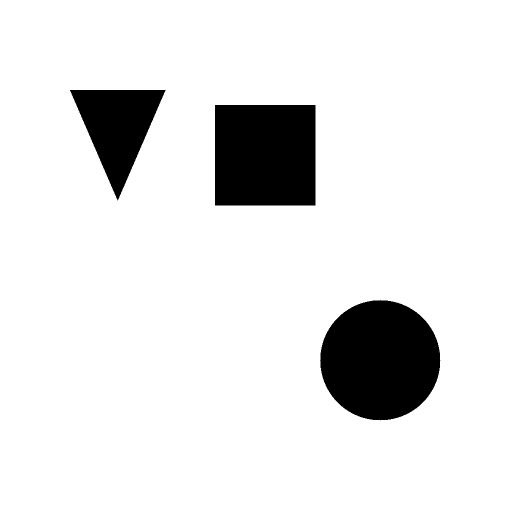
//> input picture 底层算法演示/距离变换/assets/binary.png, 1024 x 1024 px (shown at 1/2 size)
$ ./distance_transform -i=../assets/binary.png   (built with g++ and OpenCV 4)
//> lines starting //> are read from the running program, lines starting //| are printed output that depends on the picture; after the words box and inside, x2 and y2 are one past the last pixel; in counts of white or black regions, pixels touching at a corner belong together
/**
 * @file    distance_transform.cpp
 * @brief   距离变换演示：计算每个前景像素到最近背景像素的距离，并对比三种距离度量。
 * @details 流程：二值化 -> 计算距离变换 -> 归一化显示 -> 由距离峰值提取前景种子（配合分水岭）。
 * @note    依赖：OpenCV 4.x（core / imgproc / imgcodecs / highgui）
 *          DIST_L2 给出欧氏距离，是对「物体粗细」最直观的度量；
 *          DIST_L1 是城市街区距离，呈菱形扩散；DIST_C 是棋盘距离，呈方形扩散。
 */

#include <algorithm>
#include <iomanip>
#include <iostream>
#include <string>
#include <vector>

#include <opencv2/opencv.hpp>
#include <opencv2/core/utils/filesystem.hpp>

namespace {

const int kPanelWidth = 480;
const int kPanelHeight = 360;
const int kTitleHeight = 30;

/** @brief 在若干候选位置中查找素材，便于从不同工作目录运行。 */
std::string locateAsset(const std::string& fileName)
{
    const std::vector<std::string> candidates = {
        "../../assets/" + fileName, "../assets/" + fileName, "assets/" + fileName};
    for (const auto& path : candidates) {
        if (cv::utils::fs::exists(path)) {
            return path;
        }
    }
    return candidates.front();
}

/** @brief 由素材路径推导输出目录：<demo>/assets/x.png -> <demo>/output。 */
std::string outputDirFor(const std::string& inputPath)
{
    std::string dir = inputPath;
    const size_t slash = dir.find_last_of("/\\");
    dir = (slash == std::string::npos) ? "." : dir.substr(0, slash);
    const size_t slash2 = dir.find_last_of("/\\");
    const std::string leaf = (slash2 == std::string::npos) ? dir : dir.substr(slash2 + 1);
    if (leaf == "assets") {
        dir = (slash2 == std::string::npos) ? "." : dir.substr(0, slash2);
    }
    return dir + "/output";
}

/** @brief 等比缩放并居中留白到固定面板。 */
cv::Mat fitPanel(const cv::Mat& image, const std::string& title)
{
    cv::Mat bgr;
    if (image.channels() == 1) {
        cv::cvtColor(image, bgr, cv::COLOR_GRAY2BGR);
    } else {
        bgr = image;
    }
    const double scale =
        std::min(kPanelWidth / static_cast<double>(bgr.cols),
                 kPanelHeight / static_cast<double>(bgr.rows));
    cv::Mat scaled;
    cv::resize(bgr, scaled, cv::Size(), scale, scale, cv::INTER_AREA);
    cv::Mat panel(kPanelHeight + kTitleHeight, kPanelWidth, CV_8UC3, cv::Scalar(255, 255, 255));
    const int x = (kPanelWidth - scaled.cols) / 2;
    const int y = kTitleHeight + (kPanelHeight - scaled.rows) / 2;
    scaled.copyTo(panel(cv::Rect(x, y, scaled.cols, scaled.rows)));
    cv::putText(panel, title, cv::Point(8, 21), cv::FONT_HERSHEY_SIMPLEX, 0.5,
                cv::Scalar(0, 0, 0), 1, cv::LINE_AA);
    return panel;
}

/** @brief 按列数拼接等尺寸面板。 */
cv::Mat montage(const std::vector<cv::Mat>& panels, int cols)
{
    const int rows = static_cast<int>((panels.size() + cols - 1) / cols);
    cv::Mat canvas(rows * panels[0].rows, cols * panels[0].cols, CV_8UC3, cv::Scalar(255, 255, 255));
    for (size_t i = 0; i < panels.size(); ++i) {
        const int r = static_cast<int>(i) / cols;
        const int c = static_cast<int>(i) % cols;
        panels[i].copyTo(canvas(cv::Rect(c * panels[i].cols, r * panels[i].rows,
                                         panels[i].cols, panels[i].rows)));
    }
    return canvas;
}

/**
 * @brief  把浮点距离图归一化后上色，便于观察距离分布。
 * @param  distance 距离图（CV_32F）。
 * @return BGR 伪彩色图。
 */
cv::Mat distanceView(const cv::Mat& distance)
{
    cv::Mat normalized;
    cv::normalize(distance, normalized, 0, 255, cv::NORM_MINMAX, CV_8U);
    cv::Mat colored;
    cv::applyColorMap(normalized, colored, cv::COLORMAP_JET);
    return colored;
}

}  // namespace

/**
 * @brief  主流程：三种距离度量对比，并由此提取分水岭种子。
 * @param  argc 参数个数。
 * @param  argv 参数列表。
 * @return 0 表示成功，非 0 表示失败。
 */
int main(int argc, char** argv)
{
    const cv::String keys =
        "{help h usage ? |      | 打印帮助信息 }"
        "{i input        |      | 二值图，缺省读取 assets/binary.png }"
        "{o output       |      | 输出图像路径，缺省写入 <目录>/output/distance_transform.png }"
        "{s seedRatio    | 0.5  | 前景种子的阈值，占最大距离的比例 }"
        "{d display      | 0    | 是否弹窗显示 (1=显示, 0=不显示) }";

    cv::CommandLineParser parser(argc, argv, keys);
    parser.about("距离变换演示: DIST_L1 / DIST_L2 / DIST_C 对比与种子提取\n参数请使用 --key=value 形式");
    if (parser.has("help")) {
        parser.printMessage();
        return 0;
    }
    if (!parser.check()) {
        parser.printErrors();
        parser.printMessage();
        return -1;
    }

    std::string inputPath = parser.get<std::string>("input");
    if (inputPath.empty()) {
        inputPath = locateAsset("binary.png");
    }
    const cv::Mat src = cv::imread(inputPath, cv::IMREAD_GRAYSCALE);
//> src: 1024 rows x 1024 cols, CV_8UC1; 89.8% white; 3 black regions, box (x1, y1, x2, y2) and area: (640, 600, 881, 841) 45225, (430, 210, 631, 411) 40401, (140, 180, 331, 401) 21216
    if (src.empty()) {
        std::cerr << "无法读取图像: " << inputPath << std::endl;
        return -1;
    }

    // 步骤 1：二值化。素材是白底黑形状，取反让形状成为前景（距离变换只对非零像素计算）。
    cv::Mat foreground;
    cv::threshold(src, foreground, 127, 255, cv::THRESH_BINARY_INV);

    // 步骤 2：计算距离变换。第三个参数是掩膜尺寸，3 或 5 表示使用 3x3 / 5x5 邻域。
    cv::Mat distanceL1;
    cv::Mat distanceL2;
    cv::Mat distanceC;
    cv::distanceTransform(foreground, distanceL1, cv::DIST_L1, 3);
    cv::distanceTransform(foreground, distanceL2, cv::DIST_L2, 5);
    cv::distanceTransform(foreground, distanceC, cv::DIST_C, 3);

    // 步骤 3：归一化显示。
    const cv::Mat viewL1 = distanceView(distanceL1);
    const cv::Mat viewL2 = distanceView(distanceL2);
//> in distanceView (call 2), `cv::normalize(distance, normalized, 0, 255, cv::NORM_MINMAX, CV_8U);`: normalized: 1024 rows x 1024 cols, CV_8UC1; min 0, max 255, mean 7.5
    const cv::Mat viewC = distanceView(distanceC);
//> in distanceView (call 3), `cv::normalize(distance, normalized, 0, 255, cv::NORM_MINMAX, CV_8U);`:
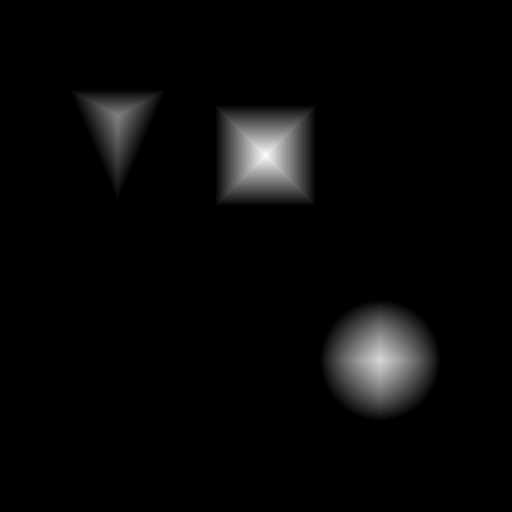
//> normalized: 1024 rows x 1024 cols, CV_8UC1 (shown at 1/2 size); min 0, max 255, mean 7.5
//> in distanceView (call 3), `cv::applyColorMap(normalized, colored, cv::COLORMAP_JET);`:
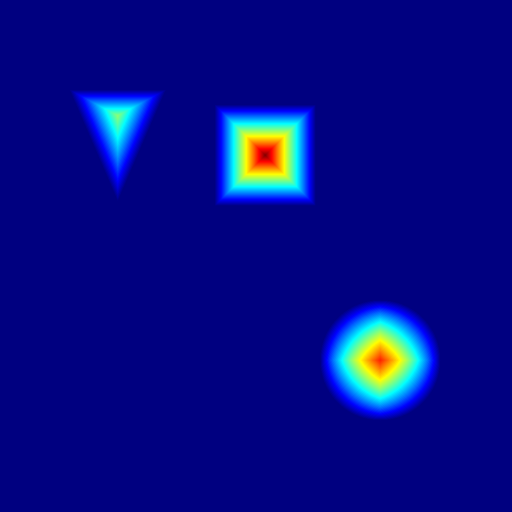
//> colored: 1024 rows x 1024 cols, CV_8UC3 (shown at 1/2 size); mean B, G, R 134.4, 12.1, 4.8

    // 步骤 4：结合分水岭。距离峰值即各物体的中心，阈值化后可作为前景种子。
    double maxL2 = 0.0;
    cv::minMaxLoc(distanceL2, nullptr, &maxL2);
//> maxL2 = 118.4
    cv::Mat seeds;
    cv::threshold(distanceL2, seeds, parser.get<double>("seedRatio") * maxL2, 255,
                  cv::THRESH_BINARY);
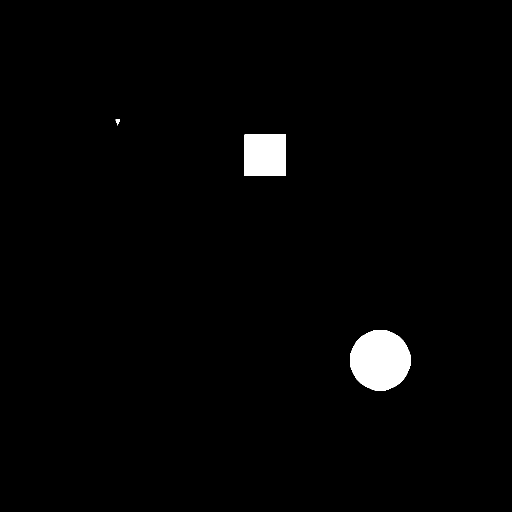
//> seeds: 1024 rows x 1024 cols, CV_32FC1 (shown at 1/2 size); 1.8% white; 3 white regions, box (x1, y1, x2, y2) and area: (700, 660, 821, 781) 11497, (489, 269, 572, 352) 6889, (231, 239, 240, 251) 58
    seeds.convertTo(seeds, CV_8U);
    cv::Mat seedLabels;
    const int seedCount = cv::connectedComponents(seeds, seedLabels) - 1;
//> seedLabels: 1024 rows x 1024 cols, CV_32SC1; 4 distinct labels, from 0 to 3
//> seedCount = 3

    double maxL1 = 0.0;
    double maxC = 0.0;
    cv::minMaxLoc(distanceL1, nullptr, &maxL1);
//> maxL1 = 121
    cv::minMaxLoc(distanceC, nullptr, &maxC);
//> maxC = 101
    std::cout << "输入: " << inputPath << "\n";
    std::cout << "  DIST_L1 最大距离: " << std::fixed << std::setprecision(2) << maxL1 << "\n";
//|   DIST_L1 最大距离: 121.00
    std::cout << "  DIST_L2 最大距离: " << maxL2 << "\n";
//|   DIST_L2 最大距离: 118.44
    std::cout << "  DIST_C  最大距离: " << maxC << "\n";
//|   DIST_C  最大距离: 101.00
    std::cout << "  阈值 " << parser.get<double>("seedRatio") << "*max 提取的种子数: "
              << seedCount << "\n";
//|   阈值 0.50*max 提取的种子数: 3

    const std::vector<cv::Mat> panels = {
        fitPanel(foreground, "foreground (inverted)"),
        fitPanel(viewL1, "DIST_L1 (manhattan)"),
        fitPanel(viewL2, "DIST_L2 (euclidean)"),
        fitPanel(viewC, "DIST_C (chessboard)")};
//> in fitPanel, `cv::putText(panel, title, cv::Point(8, 21), cv::FONT_HERSHEY_SIMPLEX, ..`:
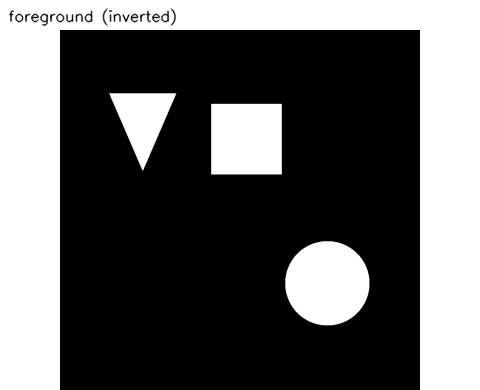
//> panel: 390 rows x 480 cols, CV_8UC3; min 0, max 255, mean 95.8
//> in fitPanel (call 2), `cv::putText(panel, title, cv::Point(8, 21), cv::FONT_HERSHEY_SIMPLEX, ..`: panel: 390 rows x 480 cols, CV_8UC3; mean B, G, R 170.8, 86.3, 81.2
//> in fitPanel (call 3), `cv::resize(bgr, scaled, cv::Size(), scale, scale, cv::INTER_AREA);`: scaled: 360 rows x 360 cols, CV_8UC3; mean B, G, R 134.4, 11.9, 4.7
//> in fitPanel (call 3), `cv::putText(panel, title, cv::Point(8, 21), cv::FONT_HERSHEY_SIMPLEX, ..`: panel: 390 rows x 480 cols, CV_8UC3; mean B, G, R 170.9, 86.1, 81.1
//> call 4 of fitPanel, with title = "DIST_C (chessboard)"
//> in fitPanel (call 4), `cv::resize(bgr, scaled, cv::Size(), scale, scale, cv::INTER_AREA);`:
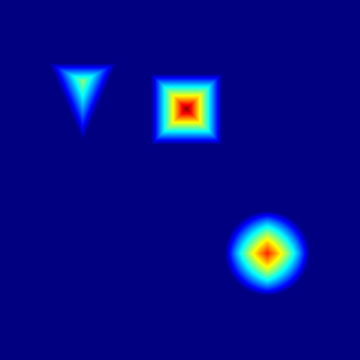
//> scaled: 360 rows x 360 cols, CV_8UC3; mean B, G, R 134.4, 12.1, 4.8
//> in fitPanel (call 4), `cv::putText(panel, title, cv::Point(8, 21), cv::FONT_HERSHEY_SIMPLEX, ..`:
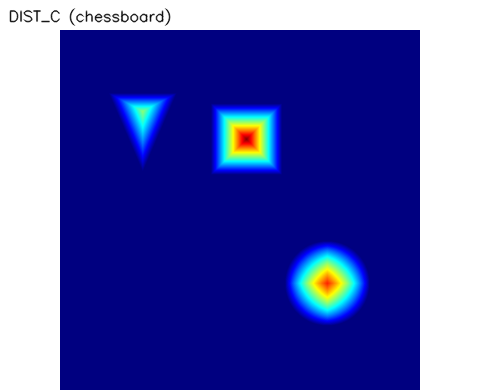
//> panel: 390 rows x 480 cols, CV_8UC3; mean B, G, R 170.9, 86.2, 81.1
    const cv::Mat result = montage(panels, 2);
//> in montage, `const int rows = static_cast<int>((panels.size() + cols - 1) / cols);`: rows = 2
//> in montage, `cv::Mat canvas(rows * panels[0].rows, cols * panels[0].cols, CV_8UC3, ..`: canvas: 780 rows x 960 cols, CV_8UC3; every value is 255
//> the loop in montage, `for (size_t i = 0; i < panels.size(); ++i)` made 4 passes
//> after the loop in montage, `for (size_t i = 0; i < panels.size(); ++i)`:
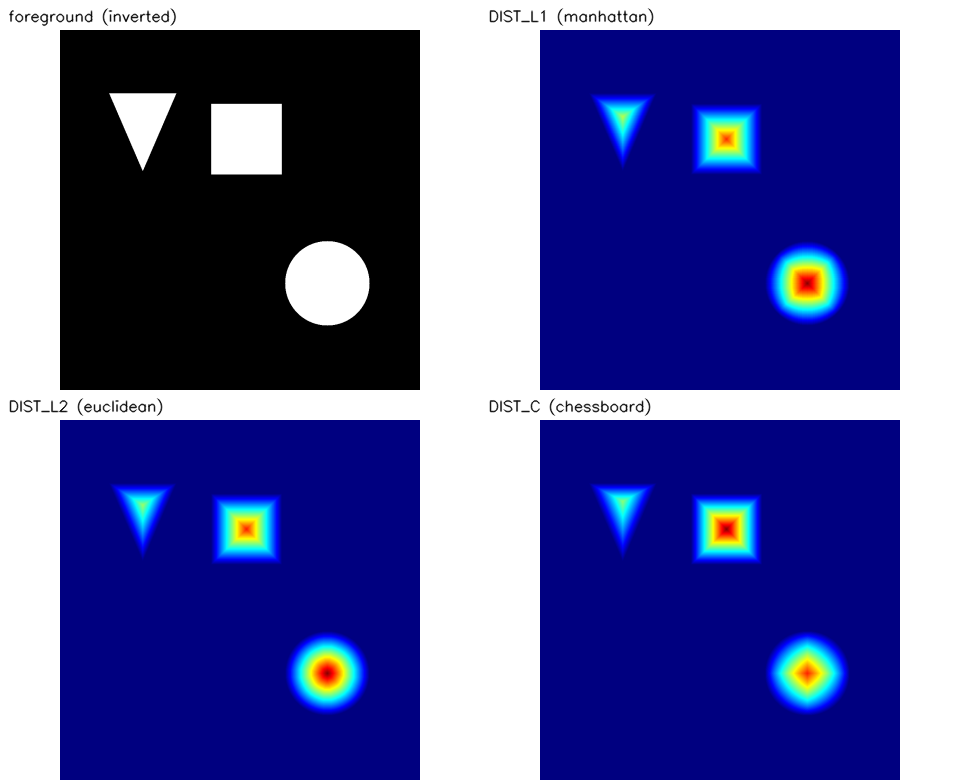
//> canvas: 780 rows x 960 cols, CV_8UC3; mean B, G, R 152.1, 88.6, 84.8

    std::string outputPath = parser.get<std::string>("output");
    if (outputPath.empty()) {
        const std::string outDir = outputDirFor(inputPath);
        cv::utils::fs::createDirectories(outDir);
        outputPath = outDir + "/distance_transform.png";
    }
    if (!cv::imwrite(outputPath, result)) {
        std::cerr << "无法写入输出图像: " << outputPath << std::endl;
        return -1;
    }
    std::cout << "结果已保存至 " << outputPath << std::endl;

    if (parser.get<int>("display") != 0) {
        cv::imshow("distance transform", result);
        cv::waitKey(0);
    }
    return 0;
}
